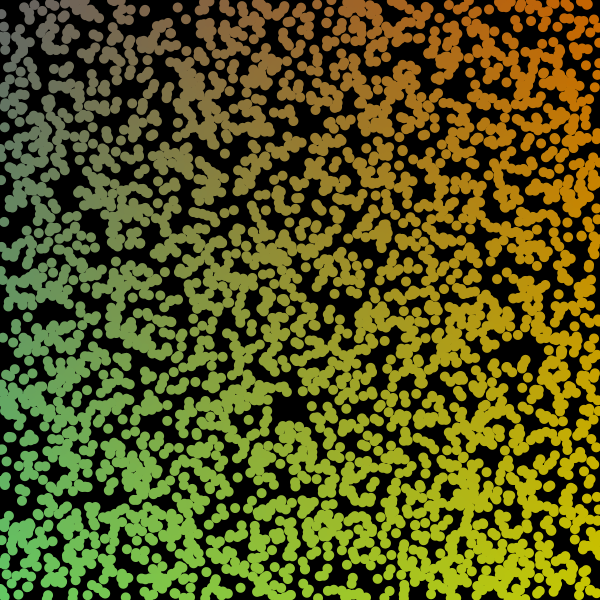
Frame 1 (no input)
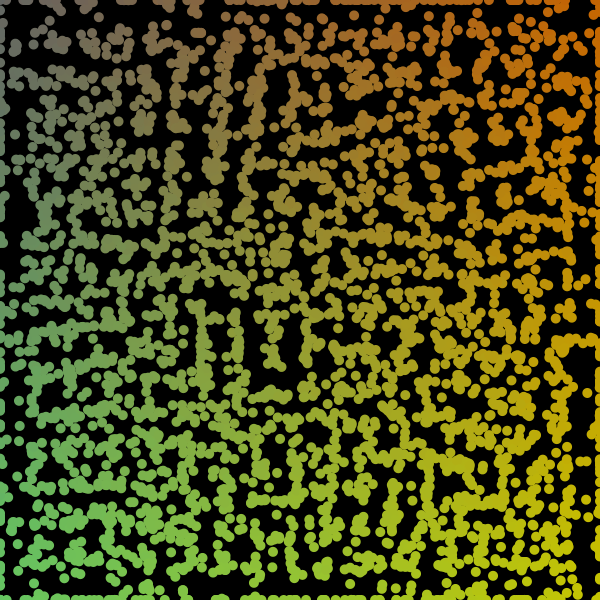
Frame 60 (the mouse pressed at the canvas centre just before this capture)
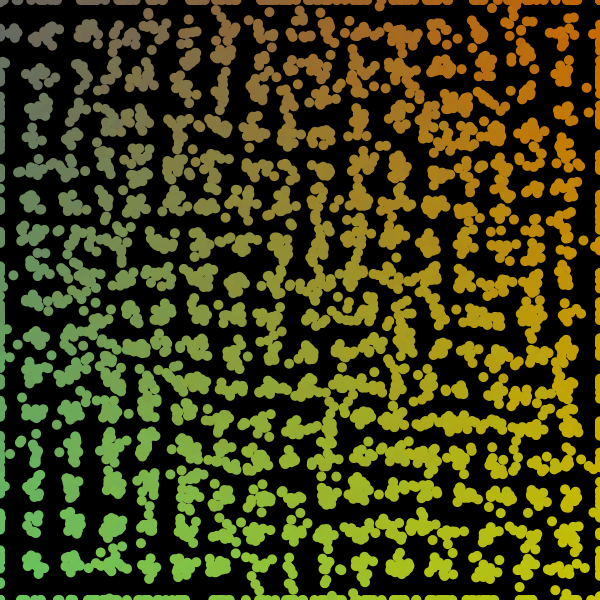
Frame 120 (the mouse held since frame 60 and released just before this capture)

The Processing sketch that drew these frames (run headless with seeded random() and noise(); from frame 60 on, the mouse is pressed at the canvas centre):

// Processing sketch: SPH
// ── SPH.pde
import java.util.ArrayList;

class Simulation{
   ArrayList<Integer>[] regions;
   ArrayList<Particle> particles;
   int dx=6, N=4000;
   int I, J;
   
   Simulation(){
     I = width/dx+1; J = height/dx+1; // coord(100,100) <-> size(600,600)
     regions = new ArrayList[I*J];
     for(int i=0; i<I*J; i++) regions[i]=new ArrayList<>();
     particles = new ArrayList<>();
     for(int i=0; i<N; i++){
       float x = random(100);
       float y = random(100);
       particles.add(new Particle(x,y)); 
       particles.get(i).setColor(color(100+x, 100+y, 100-x));
     }
     for(int n=0; n<N; n++){
         PVector r = particles.get(n).getR(); 
         regions[round(r.x)*J+round(r.y)].add(n);
      }
   }
   
   void addParticle(float x, float y, float vx, float vy){
      particles.add(new Particle(x,y,vx,vy)); 
      PVector r = particles.get(N).getR(); 
      particles.get(N).setColor(color(100+x, 100+y, 100-x));
      regions[round(r.x)*J+round(r.y)].add(N); N++;
   }
   
   float W(PVector r){
      float c = 0.266;
      float R = r.mag();
      float h = 50; // smoothing distance
      float q = R/h;
      if(q<=0.5) return c*6*(pow(q,3)-pow(q,2))+1;
      else if(q<=1) return c*2*(pow(1-q,3));
      else return 0;
   }
   
   PVector dW(PVector r){
      float c = 0.266;
      float R = r.mag();
      float h = 50;
      float q = R/h;
      if(q<=0.5) return r.mult(c*6*(3*R-2*h)/pow(h,3));
      else if(q<=1) return r.mult(-c*6*pow(h-R,2)/(pow(h,3)*R));
      else return new PVector();
   }
   
   void Simulate(){
      solveNonpForce();
      move();
      solveDensityPressure();
      solvePForce();
      move();
      show();
   }
   
   void solveNonpForce(){
      float nu = 0.00;
      for(int n=0; n<N; n++){
         PVector nr = particles.get(n).getR();
         PVector nv = particles.get(n).getV();
         float nm = particles.get(n).getM();
         float np = particles.get(n).getP();
         float nrho = particles.get(n).getRho();
         PVector acc = new PVector(0,0);
         int ii = round(nr.x), jj = round(nr.y); // (ii,jj) : center
         for(int i=max(ii-5,0); i<=min(ii+5,I-1); i++)
           for(int j=max(jj-5,0); j<=min(jj+5,J-1); j++){ // (i,j) : neigborhood
             if((ii-i)*(ii-i)+(jj-j)*(jj-j)>26) continue;
             for(int m : regions[i*J+j]){ // particles.get(m]
                PVector mr = particles.get(m).getR();
                PVector mv = particles.get(m).getV();
                float mm = particles.get(m).getM();
                float mp = particles.get(m).getP();
                float mrho = particles.get(m).getRho();
                PVector rr = PVector.sub(nr,mr);
                PVector vv = PVector.sub(nv,mv);
                acc.add(vv.mult(-W(rr)*nm*nu*mm/mrho));
                //acc.add(dW(rr).mult(nu*8*mm*(rr.x*vv.x+rr.y*vv.y)/(mrho*(pow(rr.mag(),2)+0.01))));
             }
         }
         acc.add(new PVector(0,0)); // external
         acc.div(nm);
         particles.get(n).setA(acc);
      }
   }
   
   void solveDensityPressure(){
      float k = 1;
      float dt = 0.1;
      float density0 = particles.get(0).getM()*N/(I*J);
      for(int n=0; n<N; n++){
         PVector nr = particles.get(n).getR();
         PVector nv = particles.get(n).getV();
         float density = 0;
         int ii = round(nr.x), jj = round(nr.y); // (ii,jj) : center
         for(int i=max(ii-5,0); i<=min(ii+5,I-1); i++)
           for(int j=max(jj-5,0); j<=min(jj+5,J-1); j++){ // (i,j) : neigborhood
             if((ii-i)*(ii-i)+(jj-j)*(jj-j)>25.1) continue;
             for(int m : regions[i*J+j]){ 
                PVector mr = particles.get(m).getR();
                PVector mv = particles.get(m).getV();
                float mm = particles.get(m).getM();
                PVector rr = PVector.sub(nr,mr);
                PVector vv = PVector.sub(nv,mv);
                density += mm*W(rr);
                density += dt*mm*(vv.x*dW(rr).x+vv.y*dW(rr).y);
             }
         }
         //println(density);
         println(k*(density-density0));
         particles.get(n).setRho(density);
         particles.get(n).setP(k*(density/density0-1));
      }
   }
   
   
   
   void solvePForce(){
      float dt = 0.1;
      for(int n=0; n<N; n++){
         PVector nr = particles.get(n).getR();
         PVector nv = particles.get(n).getV();
         float nm = particles.get(n).getM();
         float np = particles.get(n).getP();
         float nrho = particles.get(n).getRho();
         PVector acc = new PVector();
         int ii = round(nr.x), jj = round(nr.y); // (ii,jj) : center
         for(int i=max(ii-5,0); i<=min(ii+5,I-1); i++)
           for(int j=max(jj-5,0); j<=min(jj+5,J-1); j++){ // (i,j) : neigborhood
             if(ii==i && jj==j) continue;
             for(int m : regions[i*J+j]){ // particles.get(m]
                PVector mr = particles.get(m).getR();
                float mm = particles.get(m).getM();
                float mp = particles.get(m).getP();
                float mrho = particles.get(m).getRho();
                PVector rr = PVector.sub(nr,mr);
                acc.add(dW(rr).mult(-mm*(mp/(mrho*mrho)+np/(nrho*nrho))));
             }
         }
         acc.div(nm);
         particles.get(n).setA(acc);
      }
   }
   
   void move(){
      float dt = 0.1;
      for(int n=0; n<N; n++){
         PVector nr = particles.get(n).getR();
         PVector nv = particles.get(n).getV();
         PVector na = particles.get(n).getA();
         int prevReg = round(nr.x)*J+round(nr.y);
         nv.add(PVector.mult(na,dt/2.0));
         nr.add(PVector.mult(nv,dt));
         nv.add(PVector.mult(na,dt/2.0));
         if(nr.x<0 || nr.x>width/dx){ nr.x = constrain(nr.x, 0.001, width/dx-0.001); nv.x *= -0.1; }
         if(nr.y<0 || nr.y>height/dx){ nr.y = constrain(nr.y, 0.001, height/dx-0.001); nv.y *= -0.1; }
         int nextReg = round(nr.x)*J+round(nr.y);
         if(prevReg != nextReg){
            regions[prevReg].remove(regions[prevReg].indexOf(n));
            regions[nextReg].add(n);
         }
         particles.get(n).setR(nr);
         particles.get(n).setV(nv);
         particles.get(n).setA(new PVector());
      }
   }
   
   void show(){
      for(int n=0; n<N; n++){
         PVector nr = particles.get(n).getR();
         noStroke();
         fill(particles.get(n).getColor());
         circle(nr.x*dx, nr.y*dx, 10);
      }
   }
}

class Particle{
   float p=0;
   float rho=2000*0.3/10000;
   float m;
   PVector v, r, a; // r : in real size
   PVector pressGrad;
   color c;
   Particle(float x, float y, float vx, float vy){
      m = 0.3;
      v = new PVector(vx,vy);
      r = new PVector(x,y);
      a = new PVector();
      c = color(200);
   }
   Particle(float x, float y){
      m = 0.3;
      v = new PVector();
      r = new PVector(x,y);
      a = new PVector();
      c = color(200);
   }
   void setRho(float density){ rho = density; }
   void setP(float pressure){ p = pressure; }
   void setA(PVector acc){ a = acc.copy(); }
   void setV(PVector velocity){ v = velocity.copy(); }
   void setR(PVector position){ r = position.copy(); }
   void setColor(color dye){ c = dye; }
   
   PVector getR(){ return r.copy(); }
   PVector getV(){ return v.copy(); }
   PVector getA(){ return a.copy(); }
   float getRho(){ return rho; }
   float getP(){ return p; }
   float getM(){ return m; }
   color getColor(){ return c; }
   
}

Simulation sim;
int iter=0;
color dye = color(100,200,100);

void setup(){
  size(600,600);
  sim = new Simulation();
}

void draw(){
  println(iter++);
  background(0);
  sim.Simulate();
}
